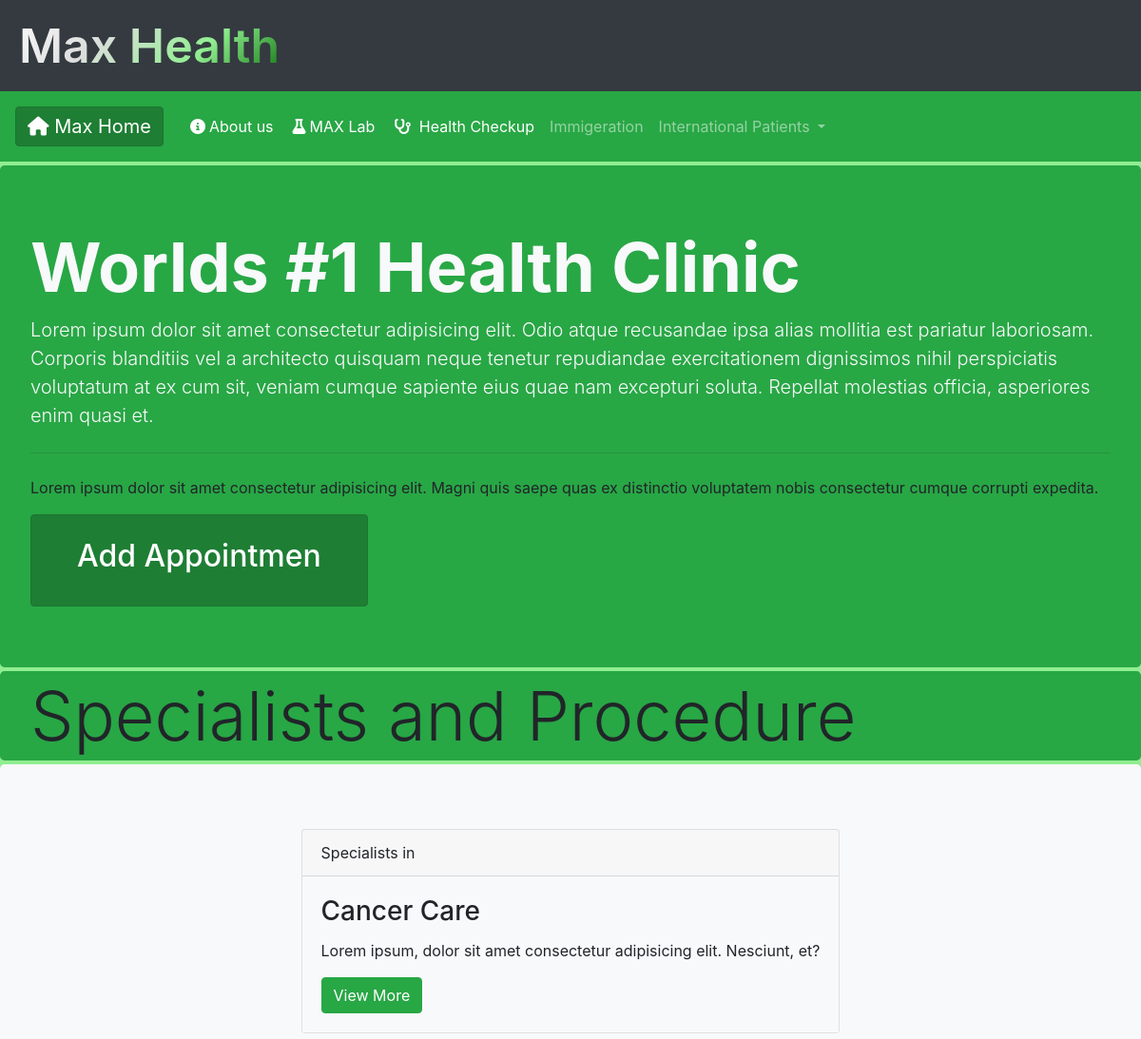
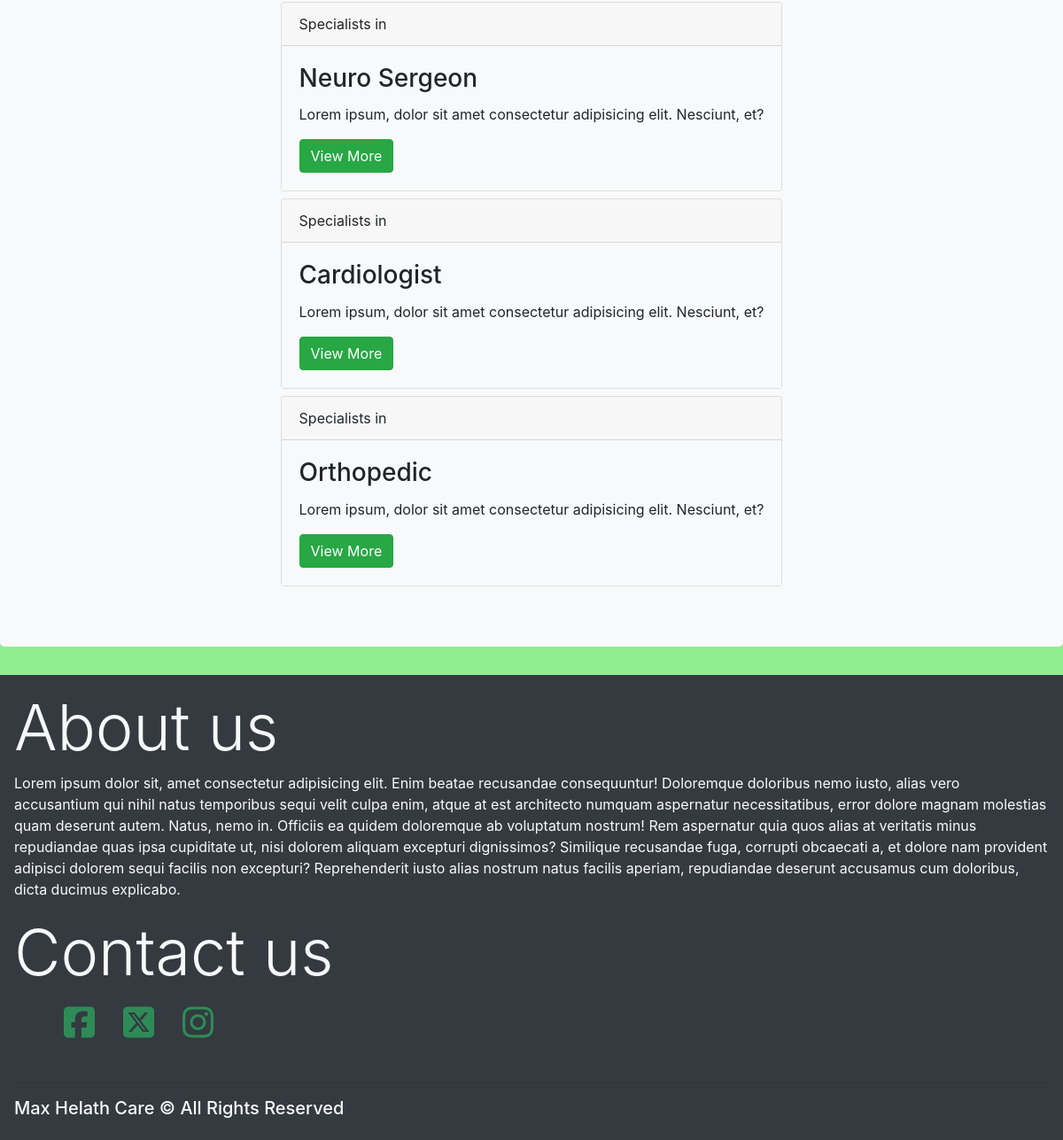
The page / on the database its author committed (2 pictures, top to bottom).
### app/models.py (models this page shows)
class Specialist(models.Model):
    specialist = models.CharField(max_length = 128)
    title = models.CharField(max_length = 255)

### app/views.py (the view)
# urls.py: path('', views.home),
def home(request):
    my_specialists = Specialist.objects.all()
    context = {
        'my_specialists': my_specialists,
    }
    return render(request, 'home.html', context)

### templates/home.html (shortened to what this page needs)
<!doctype html>
<html lang="en">
<head>
  <link rel="stylesheet" href="https://cdn.jsdelivr.net/npm/bootstrap@4.2.1/dist/css/bootstrap.min.css"
>
</head>
<body style="background-color: lightgreen;">
  {% block navbar %}
  <div class="brand bg-dark navbar navbar-expand-lg">
    <h1 class="brand-name">Max Health</h1>
  </div>
  <nav class="navbar navbar-expand-lg navbar-dark bg-success py-3">
    <a class="navbar-brand btn btn-success active" href="/"><i class="fa-solid fa-house"></i> Max Home</a>
    <div class="collapse navbar-collapse" id="navbarSupportedContent">
      <ul class="navbar-nav mr-auto">
        <li class="nav-item active">
          <a class="nav-link" href="about"> <i class="fa-solid fa-circle-info mx-1"></i>About us <span class="sr-only">(current)</span></a>
        </li>
        <li class="nav-item active">
            <a class="nav-link" href="book_test"> <i class="fa-solid fa-flask mx-1"></i>MAX Lab <span class="sr-only">(current)</span></a>
        </li>
        <li class="nav-item dropdown active">
          <a class="nav-link" href="health_checkup"><i class="fa-solid fa-stethoscope mx-1"></i> Health Checkup</a>
        </li>
        <li class="nav-item disable">
          <a class="nav-link" href="#">Immigeration</a>
        </li>
        <li class="nav-item dropdown disable">
          <a class="nav-link dropdown-toggle" href="#" id="navbarDropdown" role="button" data-toggle="dropdown"
            aria-haspopup="true" aria-expanded="false">
            International Patients
          </a>
        </li>
      </ul>
    </div>
  </nav>
  {% endblock %}
  <div class="main">
    {% block main %}
      <div class="jumbotron bg-success my-1">
        <h1 class="display-3 text-light font-weight-bold">Worlds #1 Health Clinic</h1>
        <p class="lead text-light">Lorem ipsum dolor sit amet consectetur adipisicing elit. Odio atque recusandae ipsa alias mollitia est pariatur laboriosam. Corporis blanditiis vel a architecto quisquam neque tenetur repudiandae exercitationem dignissimos nihil perspiciatis voluptatum at ex cum sit, veniam cumque sapiente eius quae nam excepturi soluta. Repellat molestias officia, asperiores enim quasi et.</p>
        <hr class="my-4">
        <p>Lorem ipsum dolor sit amet consectetur adipisicing elit. Magni quis saepe quas ex distinctio voluptatem nobis consectetur cumque corrupti expedita.</p>
        <a href="add_appointment" class="btn btn-success py-4 px-5 active"><h2>Add Appointmen</h2></a>
      </div>
      <h2 class="display-3 jumbotron my-1 bg-success py-1">Specialists and Procedure</h2>
      <div class="jumbotron bg-light d-flex justify-content-center align-items-center flex-wrap">
        {% for x in my_specialists %}
        <div class="card mx-3 my-1">
          <div class="card-header">
            Specialists in
          </div>
          <div class="card-body bg-light">
            <h3 class="card-title">{{x.title}}</h3>
            <p class="card-text">Lorem ipsum, dolor sit amet consectetur adipisicing elit. Nesciunt, et?</p>
            <a href="view_spcilaists/{{x.id}}" class="btn btn-success">View More</a>
          </div>
        </div>
        {% endfor %}
      </div>
  {% endblock %}
  </div>
    <footer class="footer bg-dark p-3">
        <h1 class=" display-3 text-light">About us</h1>
        <p class="text-light">Lorem ipsum dolor sit, amet consectetur adipisicing elit. Enim beatae recusandae consequuntur! Doloremque doloribus nemo iusto, alias vero accusantium qui nihil natus temporibus sequi velit culpa enim, atque at est architecto numquam aspernatur necessitatibus, error dolore magnam molestias quam deserunt autem. Natus, nemo in. Officiis ea quidem doloremque ab voluptatum nostrum! Rem aspernatur quia quos alias at veritatis minus repudiandae quas ipsa cupiditate ut, nisi dolorem aliquam excepturi dignissimos? Similique recusandae fuga, corrupti obcaecati a, et dolore nam provident adipisci dolorem sequi facilis non excepturi? Reprehenderit iusto alias nostrum natus facilis aperiam, repudiandae deserunt accusamus cum doloribus, dicta ducimus explicabo.</p>
        <h1 class="display-3 text-light">Contact us</h1>
        <ul class="link">
          <li class="nav-item"><a href="#" class="nav-link text-decoration-none"><i class="fa-brands fa-square-facebook"></i></a></li>
          <li class="nav-item"><a href="#" class="nav-link text-decoration-none"><i class="fa-brands fa-square-x-twitter"></i></a></li>
          <li class="nav-item"><a href="#" class="nav-link text-decoration-none"><i class="fa-brands fa-instagram"></i></a></li>
        </ul>
        <hr class="my-3">
        <div class="footer-tag text-light">
          <h5>Max Helath Care &copy; All Rights Reserved</h5>
        </div>
    </footer>
</body>
</html>

### templates/home.html (style rules this page uses)
.main { min-height: 600px; height: max-content; }
.brand { height: 12vh; width: 100%; }
.brand h1 { display: inline; margin: 0 4px; line-height: 12vh; }
.brand-name { background: linear-gradient(-45deg,darkgreen ,lightgreen, #ddd, #fff ); background-clip: text; color: transparent; font-weight: 600; font-size: 50px; }
.link { height: 80px; display: flex; margin: 0; justify-content: flex-start; }
.link li { list-style: none; }
.link li a i { font-size: 40px; color: seagreen; }

### rows shown on the page
Specialist: title "Cancer Care"
Specialist: title "Neuro Sergeon"
Specialist: title "Cardiologist"
Specialist: title "Orthopedic"
